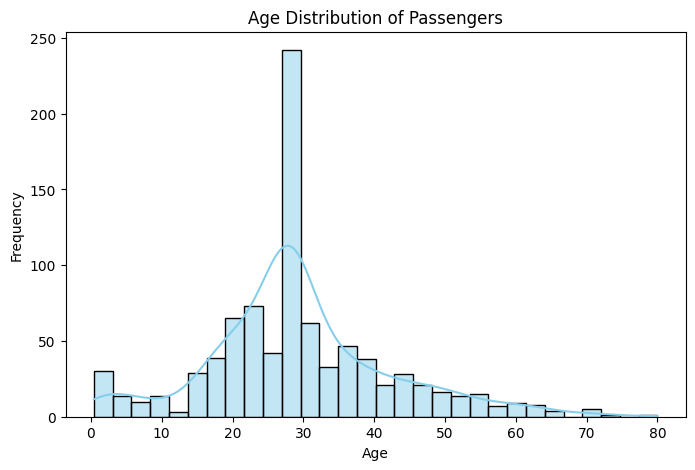

This figure's Python source:
# 🚢 Titanic Dataset - Exploratory Data Analysis (EDA)
# Author: Siddhika Pandey

# ----------------------------
# STEP 1: Import Libraries
# ----------------------------
import pandas as pd
import numpy as np
import seaborn as sns
import matplotlib.pyplot as plt

# For clean, attractive visuals
sns.set(style="whitegrid")

# ----------------------------
# STEP 2: Load Dataset
# ----------------------------
# Titanic dataset is built into Seaborn, so we can load it directly
df = sns.load_dataset('titanic')

# Display first 5 rows
print("🔹 Preview of Dataset:")
print(df.head(), "\n")

# ----------------------------
# STEP 3: Data Cleaning
# ----------------------------
print("🔹 Checking for missing values:\n", df.isnull().sum())

# Fill missing values
df['age'].fillna(df['age'].median(), inplace=True)
df['embarked'].fillna(df['embarked'].mode()[0], inplace=True)
df['deck'].fillna('Unknown', inplace=True)

# Drop rows with missing fare values
df.dropna(subset=['fare'], inplace=True)

print("\n✅ Missing values handled successfully!\n")

# ----------------------------
# STEP 4: Basic Info
# ----------------------------
print("🔹 Dataset Info:")
print(df.info(), "\n")

print("🔹 Summary Statistics:")
print(df.describe(), "\n")

# ----------------------------
# STEP 5: Exploratory Data Analysis (Visuals)
# ----------------------------

# 1️⃣ Survival Count
plt.figure(figsize=(6,4))
sns.countplot(x='survived', data=df, palette='coolwarm')
plt.title("Survival Count (0 = Not Survived, 1 = Survived)")
plt.xlabel("Survived")
plt.ylabel("Count")
plt.savefig("output_survival_count.png", dpi=300)
plt.show()

# 2️⃣ Survival by Gender
plt.figure(figsize=(6,4))
sns.countplot(x='sex', hue='survived', data=df, palette='Set2')
plt.title("Survival by Gender")
plt.xlabel("Gender")
plt.ylabel("Count")
plt.savefig("output_survival_by_gender.png", dpi=300)
plt.show()

# 3️⃣ Survival by Passenger Class
plt.figure(figsize=(6,4))
sns.countplot(x='pclass', hue='survived', data=df, palette='muted')
plt.title("Survival by Passenger Class")
plt.xlabel("Passenger Class")
plt.ylabel("Count")
plt.savefig("output_survival_by_class.png", dpi=300)
plt.show()

# 4️⃣ Age Distribution
plt.figure(figsize=(8,5))
sns.histplot(df['age'], bins=30, kde=True, color='skyblue')
plt.title("Age Distribution of Passengers")
plt.xlabel("Age")
plt.ylabel("Frequency")
plt.savefig("output_age_distribution.png", dpi=300)
plt.show()

# 5️⃣ Correlation Heatmap
plt.figure(figsize=(10,6))
sns.heatmap(df.corr(numeric_only=True), annot=True, cmap='YlGnBu')
plt.title("Correlation Heatmap")
plt.savefig("output_correlation_heatmap.png", dpi=300)
plt.show()

# ----------------------------
# STEP 6: Insights
# ----------------------------
print("""
🔍 Key Insights:
1️⃣ About 38% of passengers survived.
2️⃣ Females had a much higher survival rate than males.
3️⃣ 1st class passengers were more likely to survive.
4️⃣ Children had slightly higher survival chances than adults.
5️⃣ Higher fare passengers (usually 1st class) had better survival odds.

✅ Analysis completed successfully!
""")
